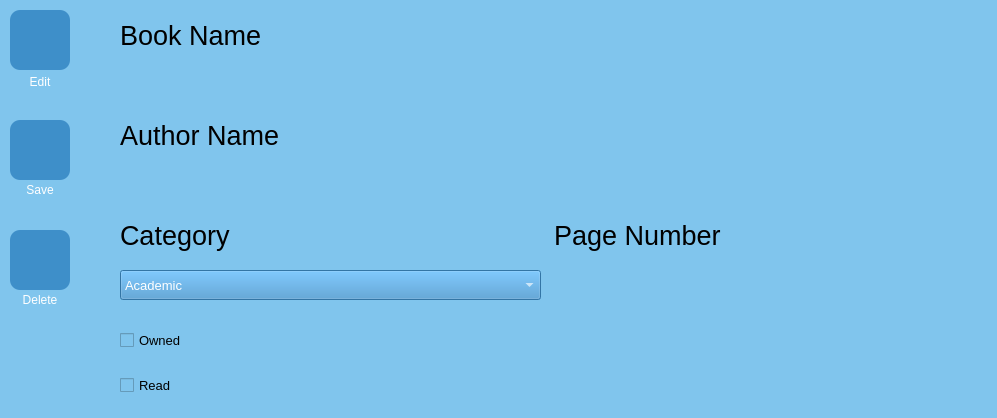
<?xml version="1.0" encoding="UTF-8"?>
<ui version="4.0">
 <class>bookDetailsWindow</class>
 <widget class="QWidget" name="bookDetailsWindow">
  <property name="geometry">
   <rect>
    <x>0</x>
    <y>0</y>
    <width>997</width>
    <height>418</height>
   </rect>
  </property>
  <property name="minimumSize">
   <size>
    <width>0</width>
    <height>0</height>
   </size>
  </property>
  <property name="windowTitle">
   <string>Book Details</string>
  </property>
  <property name="windowIcon">
   <iconset>
    <normaloff>media/Logom2.ico</normaloff>media/Logom2.ico</iconset>
  </property>
  <property name="styleSheet">
   <string notr="true">background:#80c5ed;</string>
  </property>
  <widget class="QLabel" name="label">
   <property name="geometry">
    <rect>
     <x>120</x>
     <y>20</y>
     <width>861</width>
     <height>30</height>
    </rect>
   </property>
   <property name="font">
    <font>
     <pointsize>20</pointsize>
    </font>
   </property>
   <property name="text">
    <string>Book Name</string>
   </property>
  </widget>
  <widget class="QLabel" name="label_2">
   <property name="geometry">
    <rect>
     <x>120</x>
     <y>120</y>
     <width>861</width>
     <height>30</height>
    </rect>
   </property>
   <property name="font">
    <font>
     <pointsize>20</pointsize>
    </font>
   </property>
   <property name="text">
    <string>Author Name</string>
   </property>
  </widget>
  <widget class="QPushButton" name="edit_but">
   <property name="geometry">
    <rect>
     <x>10</x>
     <y>10</y>
     <width>60</width>
     <height>60</height>
    </rect>
   </property>
   <property name="cursor">
    <cursorShape>PointingHandCursor</cursorShape>
   </property>
   <property name="styleSheet">
    <string notr="true">background:#3e8fc9;
border-radius:10px;</string>
   </property>
   <property name="text">
    <string/>
   </property>
   <property name="icon">
    <iconset>
     <normaloff>../media/pencil.png</normaloff>../media/pencil.png</iconset>
   </property>
   <property name="iconSize">
    <size>
     <width>45</width>
     <height>45</height>
    </size>
   </property>
  </widget>
  <widget class="QLineEdit" name="book_name_label">
   <property name="enabled">
    <bool>true</bool>
   </property>
   <property name="geometry">
    <rect>
     <x>120</x>
     <y>60</y>
     <width>861</width>
     <height>30</height>
    </rect>
   </property>
   <property name="font">
    <font>
     <family>Microsoft YaHei UI Light</family>
     <pointsize>10</pointsize>
     <italic>false</italic>
    </font>
   </property>
   <property name="cursor">
    <cursorShape>ArrowCursor</cursorShape>
   </property>
   <property name="styleSheet">
    <string notr="true">background:#80c5ed;
border:0px;</string>
   </property>
   <property name="text">
    <string/>
   </property>
   <property name="readOnly">
    <bool>true</bool>
   </property>
   <property name="clearButtonEnabled">
    <bool>false</bool>
   </property>
  </widget>
  <widget class="QLineEdit" name="author_name_label">
   <property name="geometry">
    <rect>
     <x>120</x>
     <y>160</y>
     <width>861</width>
     <height>30</height>
    </rect>
   </property>
   <property name="font">
    <font>
     <family>Microsoft YaHei UI Light</family>
     <pointsize>10</pointsize>
     <italic>false</italic>
    </font>
   </property>
   <property name="styleSheet">
    <string notr="true">background:#80c5ed;
border:0px;</string>
   </property>
   <property name="text">
    <string/>
   </property>
   <property name="readOnly">
    <bool>true</bool>
   </property>
  </widget>
  <widget class="QWidget" name="horizontalLayoutWidget">
   <property name="geometry">
    <rect>
     <x>120</x>
     <y>210</y>
     <width>861</width>
     <height>51</height>
    </rect>
   </property>
   <layout class="QHBoxLayout" name="horizontalLayout">
    <item>
     <widget class="QLabel" name="label_3">
      <property name="font">
       <font>
        <pointsize>20</pointsize>
       </font>
      </property>
      <property name="text">
       <string>Category</string>
      </property>
     </widget>
    </item>
    <item>
     <widget class="QLabel" name="label_4">
      <property name="font">
       <font>
        <pointsize>20</pointsize>
       </font>
      </property>
      <property name="text">
       <string>Page Number</string>
      </property>
     </widget>
    </item>
   </layout>
  </widget>
  <widget class="QLineEdit" name="page_label">
   <property name="geometry">
    <rect>
     <x>560</x>
     <y>270</y>
     <width>421</width>
     <height>30</height>
    </rect>
   </property>
   <property name="font">
    <font>
     <family>Microsoft YaHei UI Light</family>
     <pointsize>10</pointsize>
     <italic>false</italic>
    </font>
   </property>
   <property name="styleSheet">
    <string notr="true">background:#80c5ed;
border:0px;</string>
   </property>
   <property name="text">
    <string/>
   </property>
   <property name="readOnly">
    <bool>true</bool>
   </property>
  </widget>
  <widget class="QCheckBox" name="owned_check">
   <property name="geometry">
    <rect>
     <x>120</x>
     <y>320</y>
     <width>91</width>
     <height>41</height>
    </rect>
   </property>
   <property name="font">
    <font>
     <family>Microsoft YaHei UI</family>
     <pointsize>10</pointsize>
    </font>
   </property>
   <property name="text">
    <string>Owned</string>
   </property>
  </widget>
  <widget class="QCheckBox" name="read_check">
   <property name="geometry">
    <rect>
     <x>120</x>
     <y>370</y>
     <width>91</width>
     <height>31</height>
    </rect>
   </property>
   <property name="font">
    <font>
     <family>Microsoft YaHei UI</family>
     <pointsize>10</pointsize>
    </font>
   </property>
   <property name="text">
    <string>Read</string>
   </property>
  </widget>
  <widget class="QPushButton" name="save_but">
   <property name="geometry">
    <rect>
     <x>10</x>
     <y>120</y>
     <width>60</width>
     <height>60</height>
    </rect>
   </property>
   <property name="cursor">
    <cursorShape>PointingHandCursor</cursorShape>
   </property>
   <property name="styleSheet">
    <string notr="true">background:#3e8fc9;
border-radius:10px;</string>
   </property>
   <property name="text">
    <string/>
   </property>
   <property name="icon">
    <iconset>
     <normaloff>../media/save.png</normaloff>../media/save.png</iconset>
   </property>
   <property name="iconSize">
    <size>
     <width>40</width>
     <height>40</height>
    </size>
   </property>
  </widget>
  <widget class="QPushButton" name="delete_but">
   <property name="geometry">
    <rect>
     <x>10</x>
     <y>230</y>
     <width>60</width>
     <height>60</height>
    </rect>
   </property>
   <property name="cursor">
    <cursorShape>PointingHandCursor</cursorShape>
   </property>
   <property name="styleSheet">
    <string notr="true">background:#3e8fc9;
border-radius:10px;</string>
   </property>
   <property name="text">
    <string/>
   </property>
   <property name="icon">
    <iconset>
     <normaloff>../media/trash.png</normaloff>../media/trash.png</iconset>
   </property>
   <property name="iconSize">
    <size>
     <width>45</width>
     <height>45</height>
    </size>
   </property>
  </widget>
  <widget class="QLabel" name="label_6">
   <property name="geometry">
    <rect>
     <x>10</x>
     <y>72</y>
     <width>60</width>
     <height>20</height>
    </rect>
   </property>
   <property name="styleSheet">
    <string notr="true">color:white;</string>
   </property>
   <property name="text">
    <string>Edit</string>
   </property>
   <property name="alignment">
    <set>Qt::AlignCenter</set>
   </property>
  </widget>
  <widget class="QLabel" name="label_7">
   <property name="geometry">
    <rect>
     <x>10</x>
     <y>180</y>
     <width>60</width>
     <height>20</height>
    </rect>
   </property>
   <property name="styleSheet">
    <string notr="true">color:white;</string>
   </property>
   <property name="text">
    <string>Save</string>
   </property>
   <property name="alignment">
    <set>Qt::AlignCenter</set>
   </property>
  </widget>
  <widget class="QLabel" name="label_8">
   <property name="geometry">
    <rect>
     <x>10</x>
     <y>290</y>
     <width>60</width>
     <height>20</height>
    </rect>
   </property>
   <property name="styleSheet">
    <string notr="true">color:white;</string>
   </property>
   <property name="text">
    <string>Delete</string>
   </property>
   <property name="alignment">
    <set>Qt::AlignCenter</set>
   </property>
  </widget>
  <widget class="QComboBox" name="cat_combo">
   <property name="enabled">
    <bool>false</bool>
   </property>
   <property name="geometry">
    <rect>
     <x>120</x>
     <y>270</y>
     <width>421</width>
     <height>30</height>
    </rect>
   </property>
   <property name="font">
    <font>
     <family>Microsoft YaHei UI</family>
     <pointsize>10</pointsize>
    </font>
   </property>
   <property name="autoFillBackground">
    <bool>false</bool>
   </property>
   <property name="styleSheet">
    <string notr="true">background:#3e8fc9;
color:white;</string>
   </property>
   <property name="editable">
    <bool>false</bool>
   </property>
   <item>
    <property name="text">
     <string>Academic</string>
    </property>
   </item>
   <item>
    <property name="text">
     <string>Art</string>
    </property>
   </item>
   <item>
    <property name="text">
     <string>Biography</string>
    </property>
   </item>
   <item>
    <property name="text">
     <string>Business</string>
    </property>
   </item>
   <item>
    <property name="text">
     <string>Economics</string>
    </property>
   </item>
   <item>
    <property name="text">
     <string>History</string>
    </property>
   </item>
   <item>
    <property name="text">
     <string>Law</string>
    </property>
   </item>
   <item>
    <property name="text">
     <string>Novel</string>
    </property>
   </item>
   <item>
    <property name="text">
     <string>Personal Evolution</string>
    </property>
   </item>
   <item>
    <property name="text">
     <string>Philosophy</string>
    </property>
   </item>
   <item>
    <property name="text">
     <string>Poetry</string>
    </property>
   </item>
   <item>
    <property name="text">
     <string>Politics</string>
    </property>
   </item>
   <item>
    <property name="text">
     <string>Religion</string>
    </property>
   </item>
   <item>
    <property name="text">
     <string>Science</string>
    </property>
   </item>
   <item>
    <property name="text">
     <string>Turkish Literature</string>
    </property>
   </item>
   <item>
    <property name="text">
     <string>World Literature</string>
    </property>
   </item>
  </widget>
 </widget>
 <resources/>
 <connections/>
</ui>
